Frame 1 (no input): blank canvas, image omitted
Frame 60 (the mouse pressed at the canvas centre just before this capture): blank canvas, image omitted
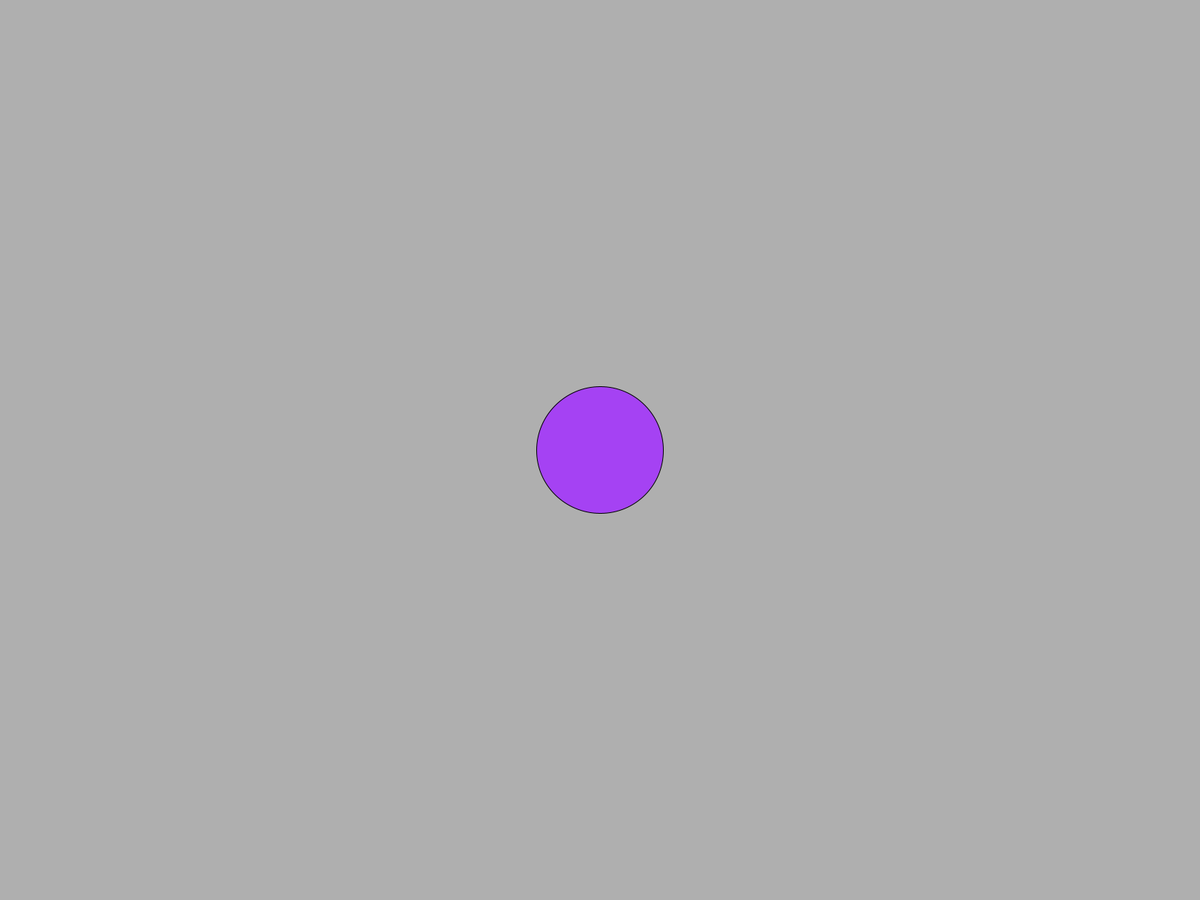
Frame 120 (the mouse held since frame 60 and released just before this capture)

The Processing sketch whose frames 1 and 60 were blank and that drew this single picture after the mouse press (run headless with seeded random() and noise(); from frame 60 on, the mouse is pressed at the canvas centre):

// Processing sketch: VariablesWarmup0
// ── VariablesWarmup0.pde
int circleX = 0;
int circleY = 100;
int circleW = 50;
int increase = 1;
color rgb = color(175,175,175);
void setup() {
  fullScreen();
}
void draw() {
  circleX = mouseX;
  circleY = mouseY;
  background(175);
  stroke(0);
  fill(rgb);
  ellipse(circleX,circleY,circleW, circleW);
  if ((circleW + increase) > 0) {
    circleW += increase;
  }
}
void keyPressed() {
  if (key == 'w') {
    increase += 1;
  }
  if (key == 's' ) {
    increase -= 1;
  }
}
void mousePressed() {
  rgb = color(random(0,256),random(0,256),random(0,256));
}
